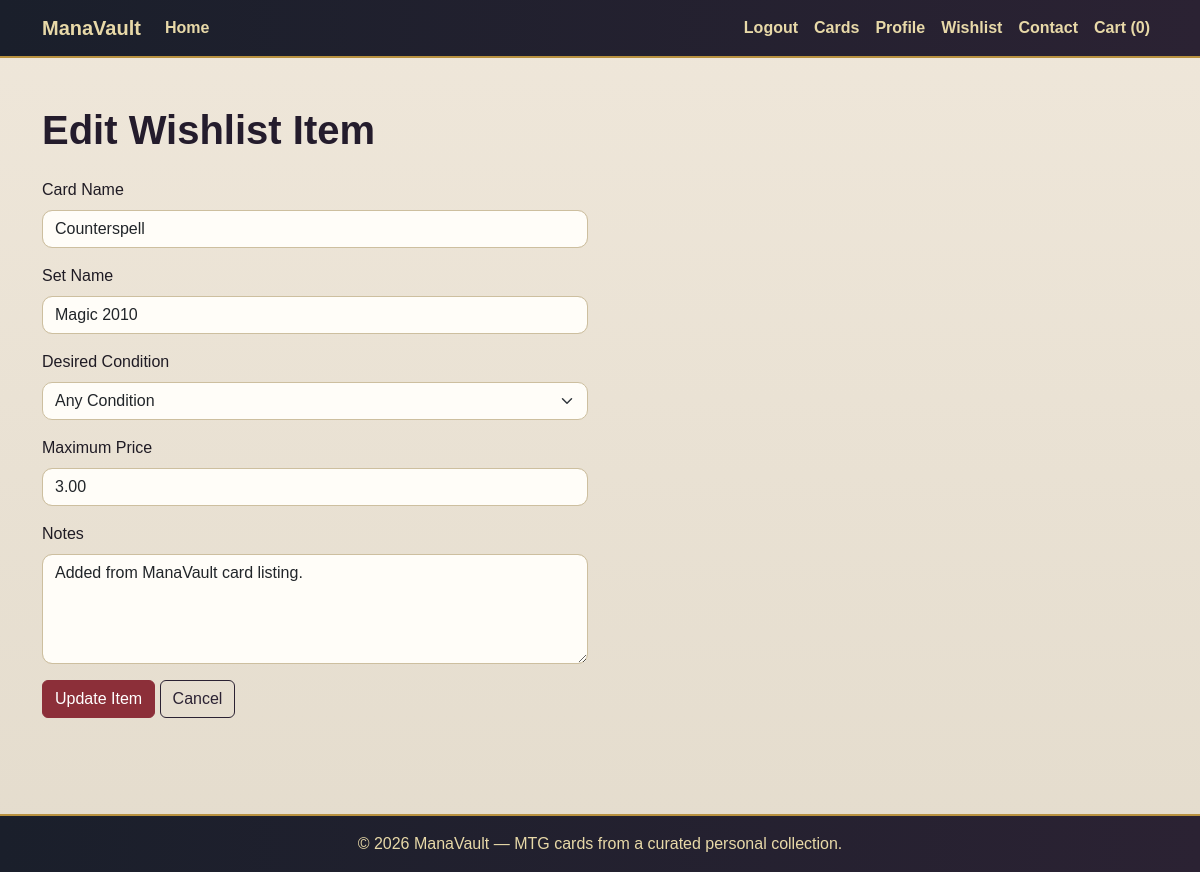
Page /wishlist/edit/3/ (signed in) on the committed database.
### wishlist/models.py (models this page shows, shortened)
class WishlistItem(models.Model):
    CONDITION_CHOICES = [
        ('near_mint', 'Near Mint'),
        ('excellent', 'Excellent'),
        ('good', 'Good'),
        ('played', 'Played'),
        ('any', 'Any Condition'),
    ]
    user = models.ForeignKey(
        settings.AUTH_USER_MODEL,
        on_delete=models.CASCADE,
        related_name='wishlist_items'
    )
    card_name = models.CharField(max_length=100)
    set_name = models.CharField(max_length=100, blank=True)
    desired_condition = models.CharField(
        max_length=20,
        choices=CONDITION_CHOICES,
        default='any'
    )
    max_price = models.DecimalField(
        max_digits=6,
        decimal_places=2,
        blank=True,
        null=True
    )
    notes = models.TextField(blank=True)
    created_at = models.DateTimeField(auto_now_add=True)
    class Meta:
        ordering = ['-created_at']

### wishlist/views.py (the view)
# urls.py: path('edit/<int:item_id>/', views.edit_wishlist_item, name='edit_wishlist_item'),
@login_required
def edit_wishlist_item(request, item_id):
    wishlist_item = get_object_or_404(
        WishlistItem,
        id=item_id,
        user=request.user
    )
    if request.method == 'POST':
        form = WishlistItemForm(request.POST, instance=wishlist_item)
        if form.is_valid():
            form.save()
            messages.success(request, 'Wishlist item updated successfully.')
            return redirect('wishlist')
    else:
        form = WishlistItemForm(instance=wishlist_item)
    return render(request, 'wishlist/wishlist_form.html', {
        'form': form,
        'page_title': 'Edit Wishlist Item',
        'button_text': 'Update Item',
    })

### wishlist/forms.py
class WishlistItemForm(forms.ModelForm):
    class Meta:
        model = WishlistItem
        fields = [
            'card_name',
            'set_name',
            'desired_condition',
            'max_price',
            'notes',
        ]
        widgets = {
            'card_name': forms.TextInput(attrs={
                'class': 'form-control',
                'placeholder': 'Card name'
            }),
            'set_name': forms.TextInput(attrs={
                'class': 'form-control',
                'placeholder': 'Set name (optional)'
            }),
            'desired_condition': forms.Select(attrs={
                'class': 'form-select'
            }),
            'max_price': forms.NumberInput(attrs={
                'class': 'form-control',
                'placeholder': 'Maximum price'
            }),
            'notes': forms.Textarea(attrs={
                'class': 'form-control',
                'rows': 4,
                'placeholder': 'Notes about this card'
            }),
        }

### templates/wishlist/wishlist_form.html (shortened to what this page needs)
{% extends 'base.html' %}
{% block content %}
<div class="py-4">
    <h1 class="mb-4">{{ page_title }}</h1>
    <div class="row">
        <div class="col-md-8 col-lg-6">
            <form method="POST">
                <div class="mb-3">
                    <label for="{{ form.card_name.id_for_label }}" class="form-label">Card Name</label>
                    {{ form.card_name }}
                </div>
                <div class="mb-3">
                    <label for="{{ form.set_name.id_for_label }}" class="form-label">Set Name</label>
                    {{ form.set_name }}
                </div>
                <div class="mb-3">
                    <label for="{{ form.desired_condition.id_for_label }}" class="form-label">Desired Condition</label>
                    {{ form.desired_condition }}
                </div>
                <div class="mb-3">
                    <label for="{{ form.max_price.id_for_label }}" class="form-label">Maximum Price</label>
                    {{ form.max_price }}
                </div>
                <div class="mb-3">
                    <label for="{{ form.notes.id_for_label }}" class="form-label">Notes</label>
                    {{ form.notes }}
                </div>
                <button type="submit" class="btn btn-primary">{{ button_text }}</button>
                <a href="{% url 'wishlist' %}" class="btn btn-outline-secondary">Cancel</a>
            </form>
        </div>
    </div>
</div>
{% endblock %}

### static/css/base.css (style rules this page uses)
body { min-height: 100vh; display: flex; flex-direction: column; background: linear-gradient(to bottom, #efe7da, #e4dccd); color: #1f1b24; font-family: Arial, sans-serif; }
h1, h2, h3, h4, h5 { color: #241c2c; font-weight: 700; }
.btn-primary { background-color: #8c2f39; border-color: #8c2f39; color: #fff; }
.btn-outline-secondary { border-color: #2b2233; color: #2b2233; }
.form-control, .form-select { border-radius: 10px; border: 1px solid #cdbf9f; background-color: #fffdf8; }
a { color: #8c2f39; }

### rows in the picture
WishlistItem: card_name "Counterspell", set_name "Magic 2010", desired_condition "Any Condition", max_price "3.00", notes "Added from ManaVault card listing."

### other values in the picture
{{ request.session.cart|length|default:0 }} "0"
{{ page_title }} "Edit Wishlist Item"
{{ button_text }} "Update Item"
